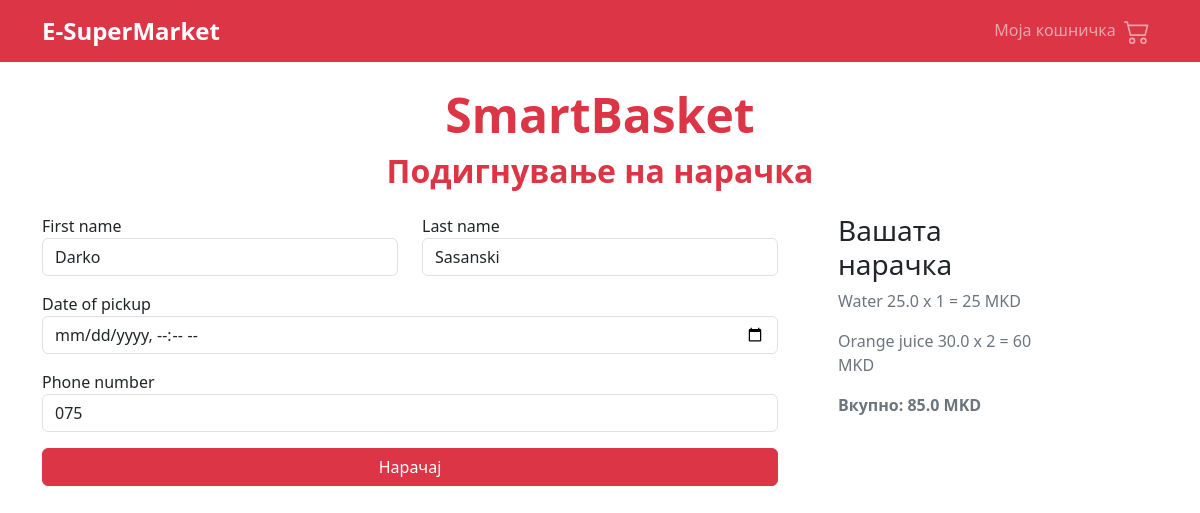
Before: /create-pickup-order (signed in) with the older database file.
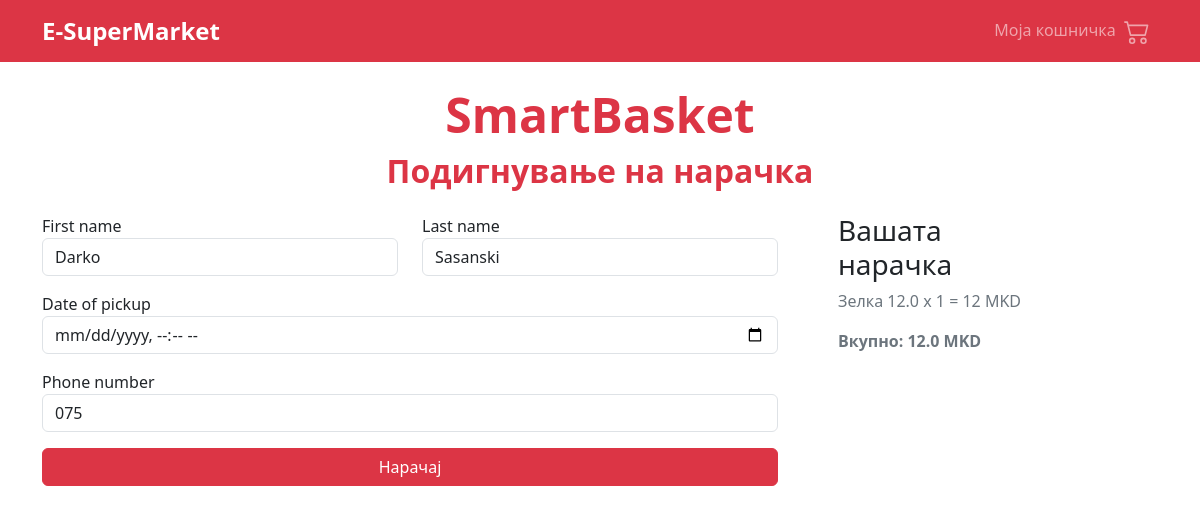
After: the same page with the newer database file.
### SmartBasket/models.py (models this page shows, shortened)
class ShoppingCartItem(models.Model):
    shopping_cart = models.ForeignKey(ShoppingCart, on_delete=models.CASCADE)
    product = models.ForeignKey(Product, on_delete=models.CASCADE)
    quantity = models.IntegerField()

class Product(models.Model):
    name = models.CharField(max_length=100)
    price = models.FloatField()
    category = models.ForeignKey(Category, on_delete=models.CASCADE)
    image = models.ImageField(upload_to='images/')
    description = models.TextField()
    quantity = models.IntegerField()

### SmartBasket/views.py (the view, shortened to what this page needs)
# urls.py: path('create-pickup-order', create_pickup_order, name='create-pickup-order'),
def create_pickup_order(request):
    if request.user.is_authenticated:
        if Customer.objects.filter(user=request.user).exists():
            customer = Customer.objects.get(user=request.user)
            cart = ShoppingCart.objects.filter(customer=customer).first()
            if cart is None:
                return redirect('/markets')
            cart_items = ShoppingCartItem.objects.filter(shopping_cart=cart).all()
            total = 0
            for cart_item in cart_items:
                total += cart_item.product.price * cart_item.quantity
            form = PickUpOrderForm()
            form.initial['first_name'] = customer.user.first_name
            form.initial['last_name'] = customer.user.last_name
            form.initial['phone_number'] = customer.phone_number
            return render(request, 'create_pickup_order.html', {'cart': cart, 'cart_items': cart_items,
                                                                'total': total, 'form': form})
    return redirect('/login-cust')

### SmartBasket/forms.py
class PickUpOrderForm(forms.ModelForm):
    class Meta:
        model = PickUpOrder
        exclude = ['market', 'picked_up']
    def __init__(self, *args, **kwargs):
        super(PickUpOrderForm, self).__init__(*args, **kwargs)
        for v in self.visible_fields():
            v.field.widget.attrs['class'] = 'form-control'
            if v.name == 'date_of_pickup':
                v.field.widget = forms.DateInput(attrs={'type': 'datetime-local'})
                v.field.widget.attrs['class'] = 'form-control'

### templates/create_pickup_order.html (shortened to what this page needs)
{% extends "customer_base.html" %}
{% block content %}
    <div class="container mt-4">
        <div class="row">
            <div class="col-md-12 text-center">
                <h1 class="display-5 text-danger fw-bold">SmartBasket</h1>
            </div>
        </div>
        <div class="row">
            <div class="col-md-12 text-center">
                <h2 class="text-danger fw-bold">Подигнување на нарачка</h2>
            </div>
        </div>
        <div class="row mt-3">
            <div class="col-md-8">
                <form action="" method="post">
                    <div class="row">
                        <div class="col-md-6">
                            {{ form.first_name.label }}
                            {{ form.first_name }}
                        </div>
                        <div class="col-md-6">
                            {{ form.last_name.label }}
                            {{ form.last_name }}
                        </div>
                    </div>
                    <div class="row mt-3">
                        <div class="col-md-12">
                            {{ form.date_of_pickup.label }}
                            {{ form.date_of_pickup }}
                        </div>
                    </div>
                    <div class="row mt-3">
                        <div class="col-md-12">
                            {{ form.phone_number.label }}
                            {{ form.phone_number }}
                        </div>
                    </div>
                    <div class="row mt-3">
                        <div class="col-md-12">
                            <button type="submit" class="btn btn-danger w-100">Нарачај</button>
                        </div>
                    </div>
                </form>
            </div>
            <div class="col-md-3 ps-5">
                <h3>Вашата нарачка</h3>
                {% for i in cart_items %}
                    <p class="text-secondary">{{ i.product.name }} {{ i.product.price }} x {{ i.quantity }} =
                        {% widthratio i.product.price 1 i.quantity %} MKD
                    </p>
                {% endfor %}
                <p class="text-secondary fw-bold">Вкупно: {{ total }} MKD</p>
            </div>
        </div>
    </div>
{% endblock %}

Changed rows visible on the page:
removed ShoppingCartItem: product.name "Water", product.price "25.0", quantity "1", product+quantity "25"
removed ShoppingCartItem: product.name "Orange juice", product.price "30.0", quantity "2", product+quantity "60"
added ShoppingCartItem: product.name "Зелка", product.price "12.0", quantity "1", product+quantity "12"
Other visible differences:
{{ total }}: "85.0" → "12.0"
